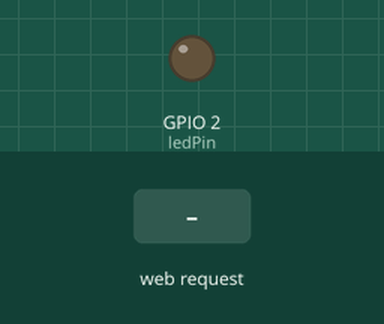
The sketch below on a simulated ESP32. Parts: output pins drawn as LEDs (lit = HIGH). Inputs (shaded band) come from the test bench.

Above: at 1.2 s.
1.3 s: HTTP request GET /setBrightness?value=1 received
At 2.0 s:
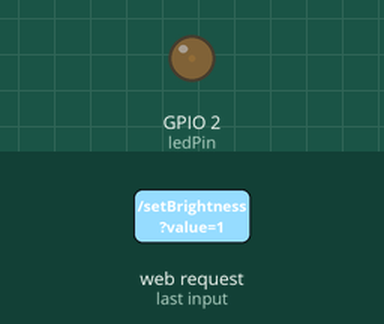
2.8 s: HTTP request GET /setBrightness?value=120 received
At 3.1 s:
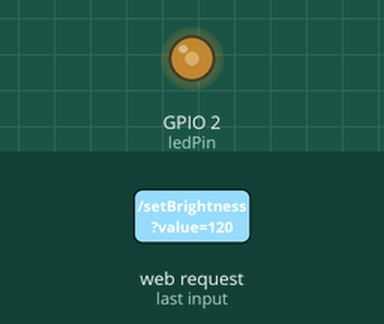
Timing chart, 0 to 5.8 s (numbered marks = the images above; inputs shaded):
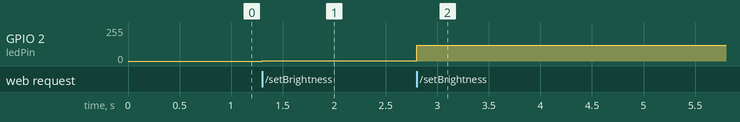

The sketch:

ex07.ino
```cpp
#include <WiFi.h>
#include <WebServer.h>
const int ledPin = 2;
WebServer server(80);
void handleBrightness() {
  int val = server.arg("value").toInt();
  ledcWrite(0, val); // PWM通道0输出对应亮度
  server.send(200, "text/plain", "OK");
}
void setup() {
  ledcSetup(0, 5000, 8); // PWM通道0，频率5kHz，分辨率8位
  ledcAttachPin(ledPin, 0);
  // WiFi连接与路由注册
  server.on("/setBrightness", handleBrightness);
  server.begin();
}
void loop() {
  server.handleClient();
}
```

Measured:
- after the input at 1.3 s, GPIO 2 (ledPin): 0/255 → 1/255 at once
- after the input at 2.8 s, GPIO 2 (ledPin): 1/255 → 120/255 at once
